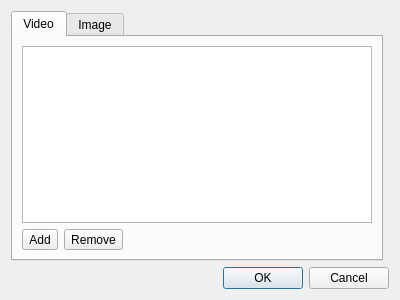
<?xml version="1.0" encoding="UTF-8"?>
<ui version="4.0">
 <class>AttributesDialog</class>
 <widget class="QDialog" name="AttributesDialog">
  <property name="geometry">
   <rect>
    <x>0</x>
    <y>0</y>
    <width>400</width>
    <height>300</height>
   </rect>
  </property>
  <property name="windowTitle">
   <string>Override Presets</string>
  </property>
  <layout class="QGridLayout" name="gridLayout">
   <item row="1" column="0" colspan="2">
    <widget class="QDialogButtonBox" name="buttonBox">
     <property name="orientation">
      <enum>Qt::Horizontal</enum>
     </property>
     <property name="standardButtons">
      <set>QDialogButtonBox::Cancel|QDialogButtonBox::Ok</set>
     </property>
    </widget>
   </item>
   <item row="0" column="0">
    <widget class="QTabWidget" name="tabWidget">
     <property name="currentIndex">
      <number>0</number>
     </property>
     <widget class="QWidget" name="videoTab">
      <attribute name="title">
       <string>Video</string>
      </attribute>
      <layout class="QGridLayout" name="gridLayout_2">
       <item row="0" column="0" colspan="3">
        <widget class="QTreeView" name="videoAttributesView">
         <property name="rootIsDecorated">
          <bool>false</bool>
         </property>
         <property name="itemsExpandable">
          <bool>false</bool>
         </property>
         <property name="allColumnsShowFocus">
          <bool>true</bool>
         </property>
         <property name="expandsOnDoubleClick">
          <bool>false</bool>
         </property>
        </widget>
       </item>
       <item row="1" column="0">
        <widget class="QToolButton" name="addVideoAttrButton">
         <property name="text">
          <string>Add</string>
         </property>
        </widget>
       </item>
       <item row="1" column="1">
        <widget class="QToolButton" name="removeVideoAttrButton">
         <property name="text">
          <string>Remove</string>
         </property>
        </widget>
       </item>
       <item row="1" column="2">
        <spacer name="horizontalSpacer">
         <property name="orientation">
          <enum>Qt::Horizontal</enum>
         </property>
         <property name="sizeHint" stdset="0">
          <size>
           <width>253</width>
           <height>20</height>
          </size>
         </property>
        </spacer>
       </item>
      </layout>
     </widget>
     <widget class="QWidget" name="imageTab">
      <attribute name="title">
       <string>Image</string>
      </attribute>
      <layout class="QGridLayout" name="gridLayout_3">
       <item row="0" column="0" colspan="3">
        <widget class="QTreeView" name="imageAttributesView">
         <property name="rootIsDecorated">
          <bool>false</bool>
         </property>
         <property name="itemsExpandable">
          <bool>false</bool>
         </property>
         <property name="allColumnsShowFocus">
          <bool>true</bool>
         </property>
         <property name="expandsOnDoubleClick">
          <bool>false</bool>
         </property>
        </widget>
       </item>
       <item row="1" column="0">
        <widget class="QToolButton" name="addImageAttrButton">
         <property name="text">
          <string>Add</string>
         </property>
        </widget>
       </item>
       <item row="1" column="1">
        <widget class="QToolButton" name="removeImageAttrButton">
         <property name="text">
          <string>Remove</string>
         </property>
        </widget>
       </item>
       <item row="1" column="2">
        <spacer name="horizontalSpacer_2">
         <property name="orientation">
          <enum>Qt::Horizontal</enum>
         </property>
         <property name="sizeHint" stdset="0">
          <size>
           <width>253</width>
           <height>20</height>
          </size>
         </property>
        </spacer>
       </item>
      </layout>
     </widget>
    </widget>
   </item>
  </layout>
 </widget>
 <resources/>
 <connections>
  <connection>
   <sender>buttonBox</sender>
   <signal>accepted()</signal>
   <receiver>AttributesDialog</receiver>
   <slot>accept()</slot>
   <hints>
    <hint type="sourcelabel">
     <x>248</x>
     <y>254</y>
    </hint>
    <hint type="destinationlabel">
     <x>157</x>
     <y>274</y>
    </hint>
   </hints>
  </connection>
  <connection>
   <sender>buttonBox</sender>
   <signal>rejected()</signal>
   <receiver>AttributesDialog</receiver>
   <slot>reject()</slot>
   <hints>
    <hint type="sourcelabel">
     <x>316</x>
     <y>260</y>
    </hint>
    <hint type="destinationlabel">
     <x>286</x>
     <y>274</y>
    </hint>
   </hints>
  </connection>
 </connections>
</ui>
